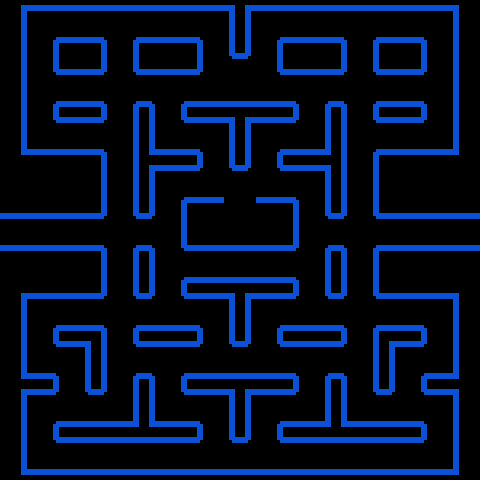

The image is a tile-based game level rendered from a .tmx file. Its description and complete source (layers, tilesets, objects, tile grids) follow:
An orthogonal 30x30 tile map with 16x16 px tiles, 1 tile layer (Tile Layer 1).

<map version="1.0" orientation="orthogonal" renderorder="right-down" width="30" height="30" tilewidth="16" tileheight="16" nextobjectid="1">
 <tileset firstgid="1" name="tileset" tilewidth="16" tileheight="16" tilecount="11" columns="0">
  <tile id="1">
   <image width="16" height="16" source="pacman/pm_path.png" />
  </tile>
  <tile id="2">
   <image width="16" height="16" source="pacman/pm_wall1.png" />
  </tile>
  <tile id="3">
   <image width="16" height="16" source="pacman/pm_wall2.png" />
  </tile>
  <tile id="4">
   <image width="16" height="16" source="pacman/pm_wall3.png" />
  </tile>
  <tile id="5">
   <image width="16" height="16" source="pacman/pm_wall4.png" />
  </tile>
  <tile id="6">
   <image width="16" height="16" source="pacman/pm_wall5.png" />
  </tile>
  <tile id="7">
   <image width="16" height="16" source="pacman/pm_wall6.png" />
  </tile>
  <tile id="8">
   <image width="16" height="16" source="pacman/pm_wall7.png" />
  </tile>
  <tile id="9">
   <image width="16" height="16" source="pacman/pm_wall8.png" />
  </tile>
  <tile id="10">
   <image width="16" height="16" source="pacman/pm_wall9.png" />
  </tile>
  <tile id="11">
   <image width="16" height="16" source="pacman/pm_wall10.png" />
  </tile>
 </tileset>
 <layer name="Tile Layer 1" width="30" height="30">
  <data encoding="csv">
2,9,4,4,4,4,4,4,4,4,4,4,4,4,10,9,4,4,4,4,4,4,4,4,4,4,4,4,10,2,
2,3,2,2,2,2,2,2,2,2,2,2,2,2,3,3,2,2,2,2,2,2,2,2,2,2,2,2,3,2,
2,3,2,8,4,4,5,2,8,4,4,4,5,2,3,3,2,8,4,4,4,5,2,8,4,4,5,2,3,2,
2,3,2,3,2,2,3,2,3,2,2,2,3,2,7,6,2,3,2,2,2,3,2,3,2,2,3,2,3,2,
2,3,2,7,4,4,6,2,7,4,4,4,6,2,2,2,2,7,4,4,4,6,2,7,4,4,6,2,3,2,
2,3,2,2,2,2,2,2,2,2,2,2,2,2,2,2,2,2,2,2,2,2,2,2,2,2,2,2,3,2,
2,3,2,8,4,4,5,2,8,5,2,8,4,4,4,4,4,4,5,2,8,5,2,8,4,4,5,2,3,2,
2,3,2,7,4,4,6,2,3,3,2,7,4,4,10,9,4,4,6,2,3,3,2,7,4,4,6,2,3,2,
2,3,2,2,2,2,2,2,3,3,2,2,2,2,3,3,2,2,2,2,3,3,2,2,2,2,2,2,3,2,
2,12,4,4,4,4,5,2,3,12,4,4,5,2,3,3,2,8,4,4,11,3,2,8,4,4,4,4,11,2,
2,2,2,2,2,2,3,2,3,9,4,4,6,2,7,6,2,7,4,4,10,3,2,3,2,2,2,2,2,2,
2,2,2,2,2,2,3,2,3,3,2,2,2,2,2,2,2,2,2,2,3,3,2,3,2,2,2,2,2,2,
2,2,2,2,2,2,3,2,3,3,2,8,4,4,2,2,4,4,5,2,3,3,2,3,2,2,2,2,2,2,
4,4,4,4,4,4,6,2,7,6,2,3,2,2,2,2,2,2,3,2,7,6,2,7,4,4,4,4,4,4,
2,2,2,2,2,2,2,2,2,2,2,3,2,2,2,2,2,2,3,2,2,2,2,2,2,2,2,2,2,2,
4,4,4,4,4,4,5,2,8,5,2,7,4,4,4,4,4,4,6,2,8,5,2,8,4,4,4,4,4,4,
2,2,2,2,2,2,3,2,3,3,2,2,2,2,2,2,2,2,2,2,3,3,2,3,2,2,2,2,2,2,
2,2,2,2,2,2,3,2,3,3,2,8,4,4,4,4,4,4,5,2,3,3,2,3,2,2,2,2,2,2,
2,9,4,4,4,4,6,2,7,6,2,7,4,4,10,9,4,4,6,2,7,6,2,7,4,4,4,4,10,2,
2,3,2,2,2,2,2,2,2,2,2,2,2,2,3,3,2,2,2,2,2,2,2,2,2,2,2,2,3,2,
2,3,2,8,4,4,5,2,8,4,4,4,5,2,3,3,2,8,4,4,4,5,2,8,4,4,5,2,3,2,
2,3,2,7,4,10,3,2,7,4,4,4,6,2,7,6,2,7,4,4,4,6,2,3,9,4,6,2,3,2,
2,3,2,2,2,3,3,2,2,2,2,2,2,2,2,2,2,2,2,2,2,2,2,3,3,2,2,2,3,2,
2,12,4,5,2,3,3,2,8,5,2,8,4,4,4,4,4,4,5,2,8,5,2,3,3,2,8,4,11,2,
2,9,4,6,2,7,6,2,3,3,2,7,4,4,10,9,4,4,6,2,3,3,2,7,6,2,7,4,10,2,
2,3,2,2,2,2,2,2,3,3,2,2,2,2,3,3,2,2,2,2,3,3,2,2,2,2,2,2,3,2,
2,3,2,8,4,4,4,4,11,12,4,4,5,2,3,3,2,8,4,4,11,12,4,4,4,4,5,2,3,2,
2,3,2,7,4,4,4,4,4,4,4,4,6,2,7,6,2,7,4,4,4,4,4,4,4,4,6,2,3,2,
2,3,2,2,2,2,2,2,2,2,2,2,2,2,2,2,2,2,2,2,2,2,2,2,2,2,2,2,3,2,
2,12,4,4,4,4,4,4,4,4,4,4,4,4,4,4,4,4,4,4,4,4,4,4,4,4,4,4,11,2
</data>
 </layer>
</map>